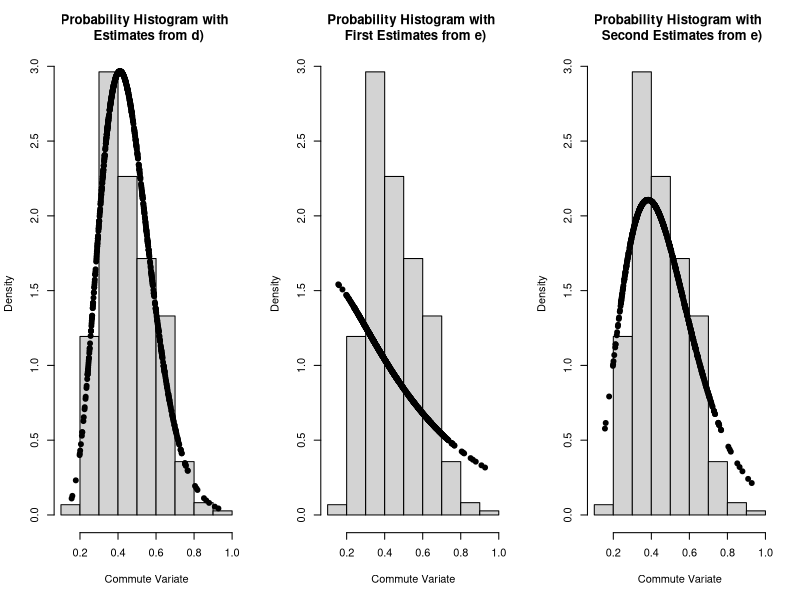

Source code (R):
## ---- chunk 1
knitr::opts_chunk$set(echo = TRUE)
## ---- chunk 2
data <- read.csv("EconomicMobility.csv")
## ---- chunk 3
pdf <- function(alpha, beta) {
  y <- data$Commute
  result <- array(NA, dim = length(y))
  for (i in 1:length(y)) { 
    result[i] <- ( (beta^alpha * y[i]^(alpha - 1)) / gamma(alpha) ) * exp(-y[i] * beta)
  }
  return(result)
}
## ---- chunk 4
# values from d)
alpha1 <- 10.47992
beta1 <- 23.09889

# values from first part of e)
alpha2 <- 1.278860
beta2 <- 2.692789
  
# values from second part of e)
alpha3 <- 5.244547
beta3 <- 11.094237
  
par(mfrow = c(1, 3))
hist(data$Commute, probability=TRUE, 
     main='Probability Histogram with \n Estimates from d)', xlab='Commute Variate', 
     ylab='Density')
points(data$Commute, pdf(alpha1, beta1), pch = 19)

hist(data$Commute, probability=TRUE, 
     main='Probability Histogram with \n First Estimates from e)', xlab='Commute Variate', 
     ylab='Density')
points(data$Commute, pdf(alpha2, beta2), pch = 19)

hist(data$Commute, probability=TRUE, 
     main='Probability Histogram with \n Second Estimates from e)', xlab='Commute Variate', 
     ylab='Density')
points(data$Commute, pdf(alpha3, beta3), pch = 19)
